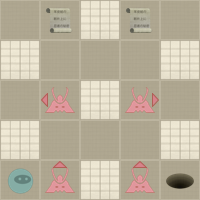

The image is a tile-based game level rendered from a .tmx file. Its description and source (layers, tilesets, objects; grid data summarised) follow:
An orthogonal 5x5 tile map with 40x40 px tiles, 2 tile layers (Level, Actors).

<map version="1.0" orientation="orthogonal" width="5" height="5" tilewidth="40" tileheight="40">
 <properties>
  <property name="moves" value="6" />
 </properties>
 <tileset firstgid="1" name="tiles" tilewidth="40" tileheight="40" spacing="2" margin="2">
  <image source="tiles.png" width="256" height="256" />
  <tile id="0">
   <properties>
    <property name="actor" value="exit" />
   </properties>
  </tile>
  <tile id="2">
   <properties>
    <property name="actor" value="guard" />
    <property name="direction" value="down" />
   </properties>
  </tile>
  <tile id="3">
   <properties>
    <property name="actor" value="guard" />
    <property name="direction" value="left" />
   </properties>
  </tile>
  <tile id="4">
   <properties>
    <property name="actor" value="guard" />
    <property name="direction" value="right" />
   </properties>
  </tile>
  <tile id="5">
   <properties>
    <property name="actor" value="guard" />
    <property name="direction" value="up" />
   </properties>
  </tile>
  <tile id="7">
   <properties>
    <property name="actor" value="player" />
   </properties>
  </tile>
  <tile id="8">
   <properties>
    <property name="actor" value="scroll" />
   </properties>
  </tile>
  <tile id="9">
   <properties>
    <property name="wall" value="1" />
   </properties>
  </tile>
 </tileset>
 <layer name="Level" width="5" height="5">
  <data>[25 cells, 25 non-empty, 2 distinct tile ids]</data>
 </layer>
 <layer name="Actors" width="5" height="5">
  <data>[25 cells, 8 non-empty, 6 distinct tile ids]</data>
 </layer>
</map>
